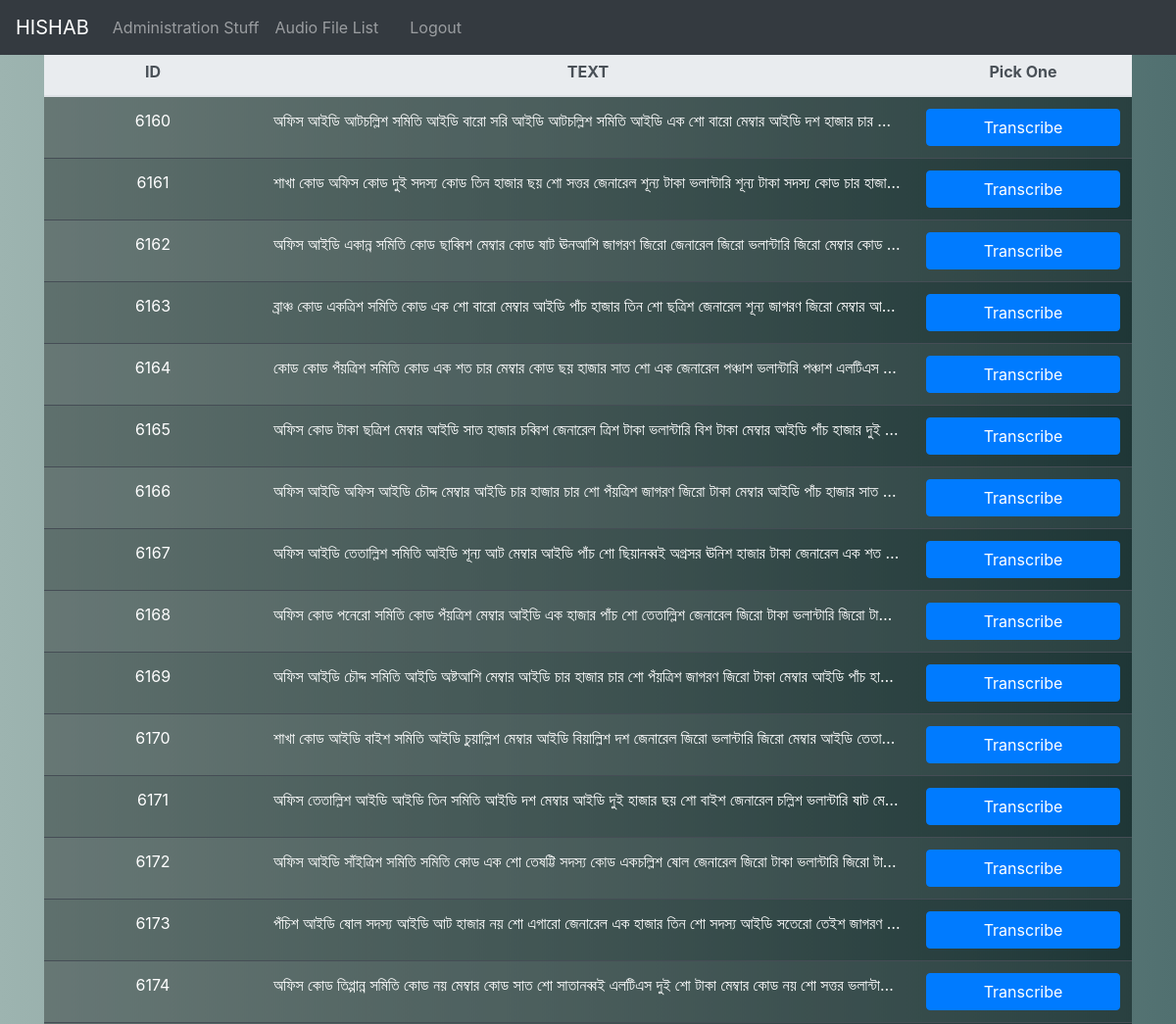
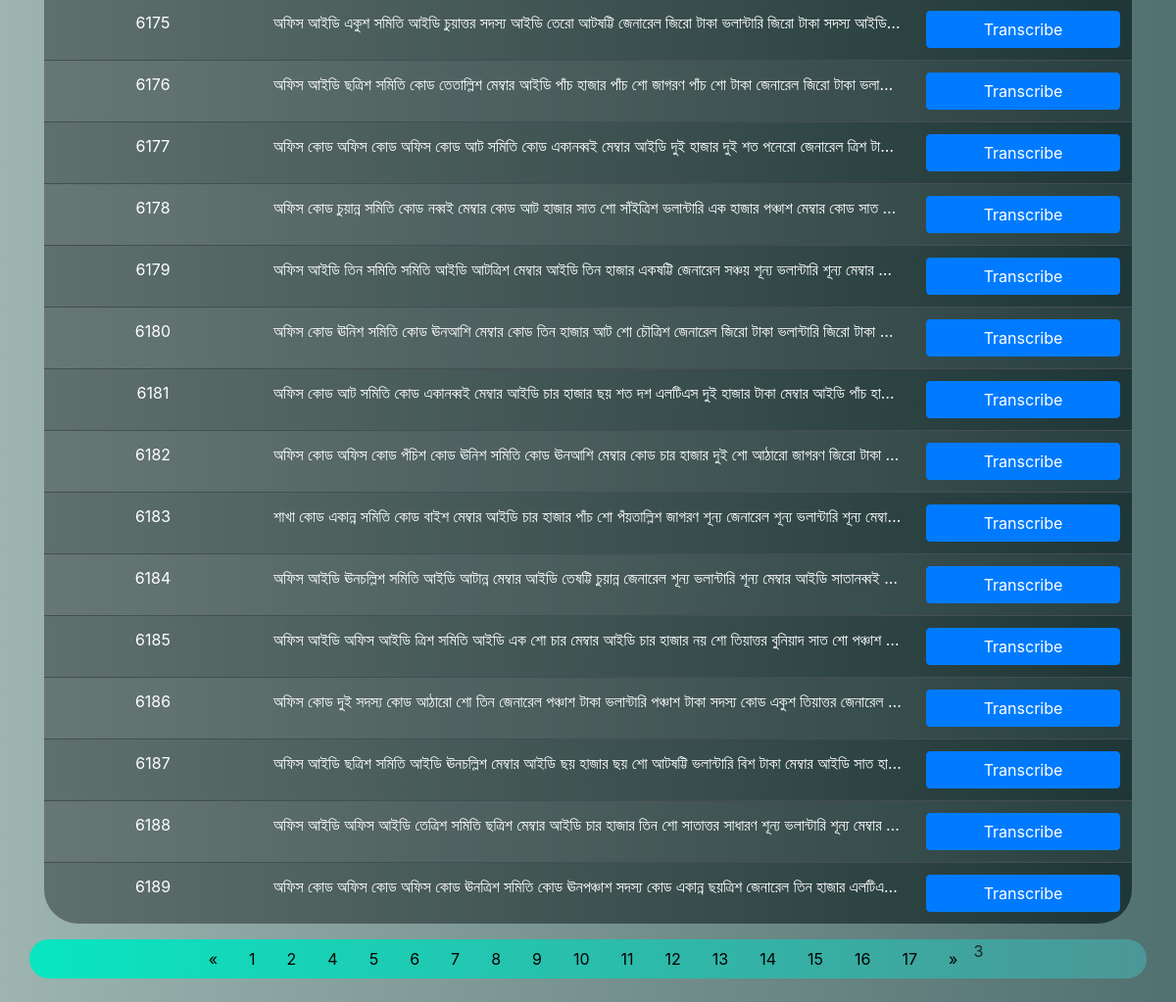
Page /list/?page=3 (signed in) on the committed database (2 pictures, top to bottom).
### myapp/models.py (models this page shows, shortened)
class TransWalk(models.Model):
    ASRid = models.AutoField(primary_key=True)
    Audio_File_Link = models.CharField(max_length=200, help_text='Audio Links', null=True, blank=True)
    audio_duration = models.BigIntegerField(blank=True, null=True)
    ASR_text = models.TextField(help_text='ASR Output', null=True, blank=True)
    Transcripted_Text = models.TextField(help_text='Most Recent Transcripted Text', null=True, blank=True)
    IsOpenFlag = models.BooleanField(default=False, null=True, blank=True)
    Updated_At = models.DateTimeField(auto_now_add=True, null=True, blank=True)
    Trans_Counter = models.IntegerField(default=0, null=True, blank=True)
    Transcribers_Checked = models.CharField(max_length=200, help_text='Usernames of the transcribers Who checked the specific audio', null=True, blank=True)
    click_timestamp = models.DateTimeField(auto_now_add=True, null=True, blank=True)
    caller_phone_number = models.CharField(max_length=15, help_text='Caller Phone Nyumber', null=True, blank=True)

### myapp/views.py (the view)
# urls.py: path('list/', views.audioList, name='list'),
def audioList(request):
    if request.user.is_authenticated:
        Max_timeout = 1800
        time = datetime.now()
        timestamp = datetime.timestamp(time)
        global test_counter
        test_counter = 3
        all_Items_list = TransWalk.objects.all().order_by("ASRid")[:500]
        for things in all_Items_list:
            if things.click_timestamp is not None:
                thingstimestamp = datetime.timestamp(things.click_timestamp)
                if (timestamp-thingstimestamp)>Max_timeout:
                    things.IsOpenFlag= False
                    things.save()
        paginator = Paginator(all_Items_list, 30)
        page_number = request.GET.get('page')
        page_obj = paginator.get_page(page_number)
        context = {
                    'all_items' : page_obj,
                    'test_counter' : test_counter
                  }
        return render(request, 'list.html', context)
    else:
        return redirect("login")

### templates/list.html (shortened to what this page needs)
{% extends 'base.html' %}
{% load static %}
{% block list %}
<br><br>
    {% if all_items %}
    <div class="container">
                <table class="table table-striped table-dark table-hover" style="background:linear-gradient(to right, #5f706d, rgb(30, 54, 54));">
                  <thead class="thead-light">
                    <tr>
                      <th style="width: 20%; text-align: center;">ID</th>
                      <th style="width: 60%; text-align: center;">TEXT</th>
                      <th style="width: 20%; text-align: center;">Pick One</th>
                    </tr>
                  </thead>
                  <tbody>
                    {% for things in all_items %}
                      {% if not user.get_username in things.Transcribers_Checked %}
                        {% if things.Trans_Counter < test_counter %}
                          {% if things.IsOpenFlag == True %}
                            <tr class="table-danger text-dark">
                              <td style="text-align: center;">{{things.ASRid}}</td>
                              <td>{{things.Transcripted_Text}}</td>
                              <td style="text-align: center;"><button type="button" style="font-size : 70%; width: 100%; height: 40px;" class="btn btn-danger">In Progress</button></td>
                            </tr>
                          {% elif things.IsOpenFlag == False %}
                            <tr>
                              <td style="text-align: center;">{{things.ASRid}}</td>
                              <td>{{ things.Transcripted_Text }}</td>
                              <td style="text-align: center;"><a href="{% url 'transcribe' things.ASRid %}"><button type="button" style="font-size : 100%; width: 100%; height: 30%;" class="btn btn-primary">Transcribe</button></a></td>
                            </tr>
                          {% endif %}
                        {% endif %}
                      {% endif %}
                    {% endfor %}
                  </tbody>
                </table>
              </div>
                <div class="container" align="center" style="background: linear-gradient(to right, #08e6c1, rgb(75, 151, 151));border-radius: 35px;">
                {% if all_items.has_other_pages %}
                <ul class="pagination">
                    {% if all_items.has_previous %}
                      <li><a href="?page={{ all_items.previous_page_number }}">&laquo;</a></li>
                    {% else %}
                      <li class="disabled"><span>&laquo;</span></li>
                    {% endif %}
                    {% for i in all_items.paginator.page_range %}
                      {% if all_items.number == i %}
                        <li class="active"><span>{{ i }} <span class="sr-only">(current)</span></span></li>
                      {% else %}
                        <li><a href="?page={{ i }}">{{ i }}</a></li>
                      {% endif %}
                    {% endfor %}
                    {% if all_items.has_next %}
                      <li><a href="?page={{ all_items.next_page_number }}">&raquo;</a></li>
                    {% else %}
                      <li class="disabled"><span>&raquo;</span></li>
                    {% endif %}
                </ul>
                {% endif %}
                </div><br>
    {% endif %}
{% endblock %}

### templates/list.html (style rules this page uses)
body { background: #04f3c7; background: -webkit-linear-gradient(to right, #74ebd5, #ACB6E5); background: linear-gradient(to right, #9db4b0, rgb(81, 112, 112)); min-height: 100vh; }
ul.pagination { display: inline-block; padding: 0; margin: 0; }
ul.pagination li { display: inline; }
ul.pagination li a { color: black; float: left; padding: 8px 16px; text-decoration: none; }
table { table-layout: fixed; border-radius: 35px; }
td { overflow: hidden; white-space: nowrap; text-overflow: ellipsis; }

### rows in the picture
TransWalk: ASRid "6160", Transcripted_Text "অফিস আইডি আটচল্লিশ সমিতি আইডি বারো সরি আইডি আটচল্লিশ সমিতি আইডি এক শো বারো মেম্বার আইডি দশ হাজার চার…"
TransWalk: ASRid "6161", Transcripted_Text "শাখা কোড অফিস কোড দুই সদস্য কোড তিন হাজার ছয় শো সত্তর জেনারেল শূন্য টাকা ভলান্টারি শূন্য টাকা সদস্য কোড চার হাজা…"
TransWalk: ASRid "6162", Transcripted_Text "অফিস আইডি একান্ন সমিতি কোড ছাব্বিশ মেম্বার কোড ষাট ঊনআশি জাগরণ জিরো জেনারেল জিরো ভলান্টারি জিরো মেম্বার কোড…"
TransWalk: ASRid "6163", Transcripted_Text "ব্রাঞ্চ কোড একত্রিশ সমিতি কোড এক শো বারো মেম্বার আইডি পাঁচ হাজার তিন শো ছত্রিশ জেনারেল শূন্য জাগরণ জিরো মেম্বার আ…"
TransWalk: ASRid "6164", Transcripted_Text "কোড কোড পঁয়ত্রিশ সমিতি কোড এক শত চার মেম্বার কোড ছয় হাজার সাত শো এক জেনারেল পঞ্চাশ ভলান্টারি পঞ্চাশ এলটিএস…"
TransWalk: ASRid "6165", Transcripted_Text "অফিস কোড টাকা ছত্রিশ মেম্বার আইডি সাত হাজার চব্বিশ জেনারেল ত্রিশ টাকা ভলান্টারি বিশ টাকা মেম্বার আইডি পাঁচ হাজার দুই…"
TransWalk: ASRid "6166", Transcripted_Text "অফিস আইডি অফিস আইডি চৌদ্দ মেম্বার আইডি চার হাজার চার শো পঁয়ত্রিশ জাগরণ জিরো টাকা মেম্বার আইডি পাঁচ হাজার সাত…"
TransWalk: ASRid "6167", Transcripted_Text "অফিস আইডি তেতাল্লিশ সমিতি আইডি শূন্য আট মেম্বার আইডি পাঁচ শো ছিয়ানব্বই অগ্রসর ঊনিশ হাজার টাকা জেনারেল এক শত…"
TransWalk: ASRid "6168", Transcripted_Text "অফিস কোড পনেরো সমিতি কোড পঁয়ত্রিশ মেম্বার আইডি এক হাজার পাঁচ শো তেতাল্লিশ জেনারেল জিরো টাকা ভলান্টারি জিরো টা…"
TransWalk: ASRid "6169", Transcripted_Text "অফিস আইডি চৌদ্দ সমিতি আইডি অষ্টআশি মেম্বার আইডি চার হাজার চার শো পঁয়ত্রিশ জাগরণ জিরো টাকা মেম্বার আইডি পাঁচ হা…"
TransWalk: ASRid "6170", Transcripted_Text "শাখা কোড আইডি বাইশ সমিতি আইডি চুয়াল্লিশ মেম্বার আইডি বিয়াল্লিশ দশ জেনারেল জিরো ভলান্টারি জিরো মেম্বার আইডি তেতা…"
TransWalk: ASRid "6171", Transcripted_Text "অফিস তেতাল্লিশ আইডি আইডি তিন সমিতি আইডি দশ মেম্বার আইডি দুই হাজার ছয় শো বাইশ জেনারেল চল্লিশ ভলান্টারি ষাট মে…"
TransWalk: ASRid "6172", Transcripted_Text "অফিস আইডি সাঁইত্রিশ সমিতি সমিতি কোড এক শো তেষট্টি সদস্য কোড একচল্লিশ ষোল জেনারেল জিরো টাকা ভলান্টারি জিরো টা…"
TransWalk: ASRid "6173", Transcripted_Text "পঁচিশ আইডি ষোল সদস্য আইডি আট হাজার নয় শো এগারো জেনারেল এক হাজার তিন শো সদস্য আইডি সতেরো তেইশ জাগরণ…"
TransWalk: ASRid "6174", Transcripted_Text "অফিস কোড তিপ্পান্ন সমিতি কোড নয় মেম্বার কোড সাত শো সাতানব্বই এলটিএস দুই শো টাকা মেম্বার কোড নয় শো সত্তর ভলান্টা…"
TransWalk: ASRid "6175", Transcripted_Text "অফিস আইডি একুশ সমিতি আইডি চুয়াত্তর সদস্য আইডি তেরো আটষট্টি জেনারেল জিরো টাকা ভলান্টারি জিরো টাকা সদস্য আইডি…"
TransWalk: ASRid "6176", Transcripted_Text "অফিস আইডি ছত্রিশ সমিতি কোড তেতাল্লিশ মেম্বার আইডি পাঁচ হাজার পাঁচ শো জাগরণ পাঁচ শো টাকা জেনারেল জিরো টাকা ভলা…"
TransWalk: ASRid "6177", Transcripted_Text "অফিস কোড অফিস কোড অফিস কোড আট সমিতি কোড একানব্বই মেম্বার আইডি দুই হাজার দুই শত পনেরো জেনারেল ত্রিশ টা…"
TransWalk: ASRid "6178", Transcripted_Text "অফিস কোড চুয়ান্ন সমিতি কোড নব্বই মেম্বার কোড আট হাজার সাত শো সাঁইত্রিশ ভলান্টারি এক হাজার পঞ্চাশ মেম্বার কোড সাত…"
TransWalk: ASRid "6179", Transcripted_Text "অফিস আইডি তিন সমিতি সমিতি আইডি আটত্রিশ মেম্বার আইডি তিন হাজার একষট্টি জেনারেল সঞ্চয় শূন্য ভলান্টারি শূন্য মেম্বার…"
TransWalk: ASRid "6180", Transcripted_Text "অফিস কোড ঊনিশ সমিতি কোড ঊনআশি মেম্বার কোড তিন হাজার আট শো চৌত্রিশ জেনারেল জিরো টাকা ভলান্টারি জিরো টাকা…"
TransWalk: ASRid "6181", Transcripted_Text "অফিস কোড আট সমিতি কোড একানব্বই মেম্বার আইডি চার হাজার ছয় শত দশ এলটিএস দুই হাজার টাকা মেম্বার আইডি পাঁচ হা…"
TransWalk: ASRid "6182", Transcripted_Text "অফিস কোড অফিস কোড পঁচিশ কোড ঊনিশ সমিতি কোড ঊনআশি মেম্বার কোড চার হাজার দুই শো আঠারো জাগরণ জিরো টাকা…"
TransWalk: ASRid "6183", Transcripted_Text "শাখা কোড একান্ন সমিতি কোড বাইশ মেম্বার আইডি চার হাজার পাঁচ শো পঁয়তাল্লিশ জাগরণ শূন্য জেনারেল শূন্য ভলান্টারি শূন্য মেম্বা…"
TransWalk: ASRid "6184", Transcripted_Text "অফিস আইডি ঊনচল্লিশ সমিতি আইডি আটান্ন মেম্বার আইডি তেষট্টি চুয়ান্ন জেনারেল শূন্য ভলান্টারি শূন্য মেম্বার আইডি সাতানব্বই…"
TransWalk: ASRid "6185", Transcripted_Text "অফিস আইডি অফিস আইডি ত্রিশ সমিতি আইডি এক শো চার মেম্বার আইডি চার হাজার নয় শো তিয়াত্তর বুনিয়াদ সাত শো পঞ্চাশ…"
TransWalk: ASRid "6186", Transcripted_Text "অফিস কোড দুই সদস্য কোড আঠারো শো তিন জেনারেল পঞ্চাশ টাকা ভলান্টারি পঞ্চাশ টাকা সদস্য কোড একুশ তিয়াত্তর জেনারেল…"
TransWalk: ASRid "6187", Transcripted_Text "অফিস আইডি ছত্রিশ সমিতি আইডি ঊনচল্লিশ মেম্বার আইডি ছয় হাজার ছয় শো আটষট্টি ভলান্টারি বিশ টাকা মেম্বার আইডি সাত হা…"
TransWalk: ASRid "6188", Transcripted_Text "অফিস আইডি অফিস আইডি তেত্রিশ সমিতি ছত্রিশ মেম্বার আইডি চার হাজার তিন শো সাতাত্তর সাধারণ শূন্য ভলান্টারি শূন্য মেম্বার…"
TransWalk: ASRid "6189", Transcripted_Text "অফিস কোড অফিস কোড অফিস কোড ঊনত্রিশ সমিতি কোড ঊনপঞ্চাশ সদস্য কোড একান্ন ছয়ত্রিশ জেনারেল তিন হাজার এলটিএ…"

### other values in the picture
{{ i }} "1" "2" "4" "5" "6" "7" "8" "9" "10" "11" "12" "13" "14" "15" "16" "17"
{{ i }} "3"
